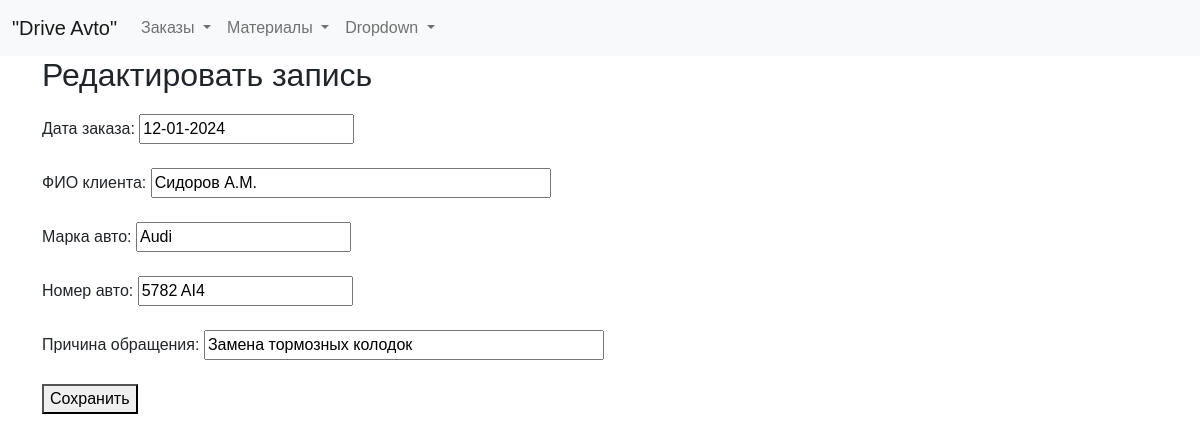
The page /edit_entry/2 on the database its author committed.
### tables this page shows
CREATE TABLE log (
id integer PRIMARY KEY AUTOINCREMENT,
data_order text NOT NULL,
name_customer text NOT NULL,
brand_car text NOT NULL,
number_car text NOT NULL,
text_order text NOT NULL
);

### fcompany.py (the view)
@app.route('/edit_entry/<int:entry_id>', methods=['GET'])
def edit_entry(entry_id):
    entry_data = dbase.get_entry(entry_id)
    return render_template('edit_entry.html', title="Редактировать", entry_data=entry_data)

### FDataBase.py (called while the page is built)
    def get_entry(self, entry_id):
        sql = '''SELECT * FROM log WHERE id = ?'''
        try:
            self.__cur.execute(sql, (entry_id,))
            res = self.__cur.fetchone()
            if res:
                return dict(res)
        except Exception as e:
            print("Ошибка при получении записи из БД:", str(e))
        return None

### fcompany.py (called while the page is built)
def connect_db():  # общая функция для установления соединения с БД
    conn = sqlite3.connect(app.config['DATABASE'])
    conn.row_factory = sqlite3.Row  # записи будут представлены не в виде кортежей, а в виде словаря (для исп в шаблонах)
    return conn

def get_db():
    if not hasattr(g, 'link_db'):
        g.link_db = connect_db()
    return g.link_db

@app.before_request
def before_request():
    global dbase
    db = get_db()
    dbase = FDataBase(db)

### templates/edit_entry.html (shortened to what this page needs)
{% extends 'base.html' %}
{% block content %}
<h2>Редактировать запись</h2>
<form action="/save_entry/{{ entry_data.id }}" method="post" class="form-contact">
    <label for="data_order">Дата заказа:</label>
    <input type="text" id="data_order" name="data_order" value="{{ entry_data.data_order }}" class="form-contact" required ><br><br>
    <label for="name_customer">ФИО клиента:</label>
    <input type="text" id="name_customer" name="name_customer" value="{{ entry_data.name_customer }}" class="form-contact" style="width: 400px;" required ><br><br>
    <label for="brand_car">Марка авто:</label>
    <input type="text" id="brand_car" name="brand_car" value="{{ entry_data.brand_car }}" class="form-contact" required ><br><br>
    <label for="number_car">Номер авто:</label>
    <input type="text" id="number_car" name="number_car" value="{{ entry_data.number_car }}" class="form-contact" required ><br><br>
    <label for="text_order">Причина обращения:</label>
    <input type="text" id="text_order" name="text_order" value="{{ entry_data.text_order }}" class="form-contact" style="width: 400px;" required ><br><br>
    <button type="submit">Сохранить</button>
</form>
{% endblock %}

### static/css/styles.css (style rules this page uses)
html, body { font-family: 'Arial'; margin: 0; padding: 0; height: 100%; width: 100%; }
.form-contact label { display: inline-block; min-width: 80px; }

### rows shown on the page
log: data_order "12-01-2024", name_customer "Сидоров А.М.", brand_car "Audi", number_car "5782 AI4", text_order "Замена тормозных колодок"
